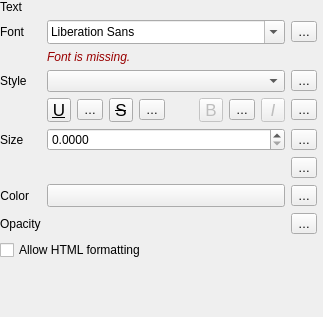
                    <widget class="QWidget" name="scrollAreaWidgetContents">
                     <property name="geometry">
                      <rect>
                       <x>0</x>
                       <y>0</y>
                       <width>323</width>
                       <height>317</height>
                      </rect>
                     </property>
                     <layout class="QVBoxLayout" name="verticalLayout_2" stretch="0,1">
                      <property name="leftMargin">
                       <number>0</number>
                      </property>
                      <property name="topMargin">
                       <number>0</number>
                      </property>
                      <property name="rightMargin">
                       <number>6</number>
                      </property>
                      <property name="bottomMargin">
                       <number>0</number>
                      </property>
                      <item>
                       <widget class="QFrame" name="mFontStyleGroupBox">
                        <property name="sizePolicy">
                         <sizepolicy hsizetype="Preferred" vsizetype="Maximum">
                          <horstretch>0</horstretch>
                          <verstretch>0</verstretch>
                         </sizepolicy>
                        </property>
                        <property name="maximumSize">
                         <size>
                          <width>16777215</width>
                          <height>16777215</height>
                         </size>
                        </property>
                        <layout class="QGridLayout" name="gridLayout_6">
                         <property name="leftMargin">
                          <number>0</number>
                         </property>
                         <property name="topMargin">
                          <number>0</number>
                         </property>
                         <property name="rightMargin">
                          <number>0</number>
                         </property>
                         <property name="bottomMargin">
                          <number>0</number>
                         </property>
                         <item row="8" column="2">
                          <widget class="QgsPropertyOverrideButton" name="mFontOpacityDDBtn">
                           <property name="text">
                            <string>…</string>
                           </property>
                          </widget>
                         </item>
                         <item row="5" column="0">
                          <widget class="QLabel" name="mFontSizeLabel">
                           <property name="sizePolicy">
                            <sizepolicy hsizetype="Maximum" vsizetype="Preferred">
                             <horstretch>0</horstretch>
                             <verstretch>0</verstretch>
                            </sizepolicy>
                           </property>
                           <property name="text">
                            <string>Size</string>
                           </property>
                          </widget>
                         </item>
                         <item row="5" column="2">
                          <widget class="QgsPropertyOverrideButton" name="mFontSizeDDBtn">
                           <property name="text">
                            <string>…</string>
                           </property>
                          </widget>
                         </item>
                         <item row="1" column="0">
                          <widget class="QLabel" name="mFontLabel">
                           <property name="sizePolicy">
                            <sizepolicy hsizetype="Preferred" vsizetype="Preferred">
                             <horstretch>0</horstretch>
                             <verstretch>0</verstretch>
                            </sizepolicy>
                           </property>
                           <property name="text">
                            <string>Font</string>
                           </property>
                           <property name="alignment">
                            <set>Qt::AlignLeading|Qt::AlignLeft|Qt::AlignVCenter</set>
                           </property>
                          </widget>
                         </item>
                         <item row="2" column="1">
                          <widget class="QFrame" name="mFontFamilyFrame">
                           <layout class="QHBoxLayout" name="horizontalLayout_5">
                            <property name="leftMargin">
                             <number>0</number>
                            </property>
                            <property name="topMargin">
                             <number>0</number>
                            </property>
                            <property name="rightMargin">
                             <number>0</number>
                            </property>
                            <property name="bottomMargin">
                             <number>0</number>
                            </property>
                            <item>
                             <widget class="QLabel" name="mFontMissingLabel">
                              <property name="sizePolicy">
                               <sizepolicy hsizetype="Expanding" vsizetype="Preferred">
                                <horstretch>0</horstretch>
                                <verstretch>0</verstretch>
                               </sizepolicy>
                              </property>
                              <property name="styleSheet">
                               <string notr="true">color: #990000;
font-style: italic;</string>
                              </property>
                              <property name="text">
                               <string>Font is missing.</string>
                              </property>
                              <property name="alignment">
                               <set>Qt::AlignLeading|Qt::AlignLeft|Qt::AlignVCenter</set>
                              </property>
                             </widget>
                            </item>
                           </layout>
                          </widget>
                         </item>
                         <item row="7" column="1">
                          <widget class="QgsColorButton" name="btnTextColor">
                           <property name="sizePolicy">
                            <sizepolicy hsizetype="Expanding" vsizetype="Fixed">
                             <horstretch>0</horstretch>
                             <verstretch>0</verstretch>
                            </sizepolicy>
                           </property>
                           <property name="maximumSize">
                            <size>
                             <width>16777215</width>
                             <height>16777215</height>
                            </size>
                           </property>
                          </widget>
                         </item>
                         <item row="4" column="1">
                          <layout class="QHBoxLayout" name="horizontalLayout_13">
                           <item>
                            <widget class="QToolButton" name="mFontUnderlineBtn">
                             <property name="enabled">
                              <bool>true</bool>
                             </property>
                             <property name="minimumSize">
                              <size>
                               <width>24</width>
                               <height>24</height>
                              </size>
                             </property>
                             <property name="maximumSize">
                              <size>
                               <width>24</width>
                               <height>24</height>
                              </size>
                             </property>
                             <property name="font">
                              <font>
                               <pointsize>13</pointsize>
                               <underline>true</underline>
                              </font>
                             </property>
                             <property name="toolTip">
                              <string>Underlined text</string>
                             </property>
                             <property name="text">
                              <string>U</string>
                             </property>
                             <property name="checkable">
                              <bool>true</bool>
                             </property>
                            </widget>
                           </item>
                           <item>
                            <widget class="QgsPropertyOverrideButton" name="mFontUnderlineDDBtn">
                             <property name="text">
                              <string>…</string>
                             </property>
                            </widget>
                           </item>
                           <item>
                            <widget class="QToolButton" name="mFontStrikethroughBtn">
                             <property name="enabled">
                              <bool>true</bool>
                             </property>
                             <property name="minimumSize">
                              <size>
                               <width>24</width>
                               <height>24</height>
                              </size>
                             </property>
                             <property name="maximumSize">
                              <size>
                               <width>24</width>
                               <height>24</height>
                              </size>
                             </property>
                             <property name="font">
                              <font>
                               <pointsize>13</pointsize>
                               <strikeout>true</strikeout>
                              </font>
                             </property>
                             <property name="toolTip">
                              <string>Strikeout text</string>
                             </property>
                             <property name="text">
                              <string>S</string>
                             </property>
                             <property name="checkable">
                              <bool>true</bool>
                             </property>
                            </widget>
                           </item>
                           <item>
                            <widget class="QgsPropertyOverrideButton" name="mFontStrikeoutDDBtn">
                             <property name="text">
                              <string>…</string>
                             </property>
                            </widget>
                           </item>
                           <item>
                            <spacer name="horizontalSpacer_11">
                             <property name="orientation">
                              <enum>Qt::Horizontal</enum>
                             </property>
                             <property name="sizeHint" stdset="0">
                              <size>
                               <width>0</width>
                               <height>20</height>
                              </size>
                             </property>
                            </spacer>
                           </item>
                           <item>
                            <widget class="QToolButton" name="mFontBoldBtn">
                             <property name="enabled">
                              <bool>false</bool>
                             </property>
                             <property name="minimumSize">
                              <size>
                               <width>24</width>
                               <height>24</height>
                              </size>
                             </property>
                             <property name="maximumSize">
                              <size>
                               <width>24</width>
                               <height>24</height>
                              </size>
                             </property>
                             <property name="font">
                              <font>
                               <pointsize>13</pointsize>
                              </font>
                             </property>
                             <property name="toolTip">
                              <string>Bold text
(data defined only, overrides Style)</string>
                             </property>
                             <property name="text">
                              <string>B</string>
                             </property>
                             <property name="checkable">
                              <bool>true</bool>
                             </property>
                            </widget>
                           </item>
                           <item>
                            <widget class="QgsPropertyOverrideButton" name="mFontBoldDDBtn">
                             <property name="text">
                              <string>…</string>
                             </property>
                            </widget>
                           </item>
                           <item>
                            <widget class="QToolButton" name="mFontItalicBtn">
                             <property name="enabled">
                              <bool>false</bool>
                             </property>
                             <property name="minimumSize">
                              <size>
                               <width>24</width>
                               <height>24</height>
                              </size>
                             </property>
                             <property name="maximumSize">
                              <size>
                               <width>24</width>
                               <height>24</height>
                              </size>
                             </property>
                             <property name="font">
                              <font>
                               <pointsize>13</pointsize>
                               <italic>true</italic>
                              </font>
                             </property>
                             <property name="toolTip">
                              <string>Italic text
(data defined only, overrides Style)</string>
                             </property>
                             <property name="text">
                              <string>I</string>
                             </property>
                             <property name="checkable">
                              <bool>true</bool>
                             </property>
                            </widget>
                           </item>
                          </layout>
                         </item>
                         <item row="3" column="1">
                          <widget class="QComboBox" name="mFontStyleComboBox">
                           <property name="sizePolicy">
                            <sizepolicy hsizetype="Expanding" vsizetype="Fixed">
                             <horstretch>0</horstretch>
                             <verstretch>0</verstretch>
                            </sizepolicy>
                           </property>
                           <property name="minimumSize">
                            <size>
                             <width>0</width>
                             <height>0</height>
                            </size>
                           </property>
                           <property name="maximumSize">
                            <size>
                             <width>16777215</width>
                             <height>16777215</height>
                            </size>
                           </property>
                           <property name="toolTip">
                            <string>Available typeface styles</string>
                           </property>
                           <property name="sizeAdjustPolicy">
                            <enum>QComboBox::AdjustToContentsOnFirstShow</enum>
                           </property>
                          </widget>
                         </item>
                         <item row="8" column="0">
                          <widget class="QLabel" name="mFontTranspLabel">
                           <property name="enabled">
                            <bool>true</bool>
                           </property>
                           <property name="text">
                            <string>Opacity</string>
                           </property>
                          </widget>
                         </item>
                         <item row="1" column="2">
                          <widget class="QgsPropertyOverrideButton" name="mFontDDBtn">
                           <property name="text">
                            <string>…</string>
                           </property>
                          </widget>
                         </item>
                         <item row="13" column="1">
                          <widget class="QFrame" name="frame">
                           <property name="sizePolicy">
                            <sizepolicy hsizetype="Preferred" vsizetype="Maximum">
                             <horstretch>0</horstretch>
                             <verstretch>0</verstretch>
                            </sizepolicy>
                           </property>
                           <layout class="QHBoxLayout" name="horizontalLayout_23">
                            <property name="leftMargin">
                             <number>0</number>
                            </property>
                            <property name="topMargin">
                             <number>0</number>
                            </property>
                            <property name="rightMargin">
                             <number>0</number>
                            </property>
                            <property name="bottomMargin">
                             <number>0</number>
                            </property>
                           </layout>
                          </widget>
                         </item>
                         <item row="12" column="0" colspan="3">
                          <widget class="QCheckBox" name="mHtmlFormattingCheckBox">
                           <property name="toolTip">
                            <string>If enabled, a subset of HTML formatting tags can be used to style text</string>
                           </property>
                           <property name="text">
                            <string>Allow HTML formatting</string>
                           </property>
                          </widget>
                         </item>
                         <item row="3" column="2">
                          <widget class="QgsPropertyOverrideButton" name="mFontStyleDDBtn">
                           <property name="text">
                            <string>…</string>
                           </property>
                          </widget>
                         </item>
                         <item row="6" column="2">
                          <widget class="QgsPropertyOverrideButton" name="mFontUnitsDDBtn">
                           <property name="text">
                            <string>…</string>
                           </property>
                          </widget>
                         </item>
                         <item row="7" column="0">
                          <widget class="QLabel" name="mFontColorLabel">
                           <property name="sizePolicy">
                            <sizepolicy hsizetype="Maximum" vsizetype="Preferred">
                             <horstretch>0</horstretch>
                             <verstretch>0</verstretch>
                            </sizepolicy>
                           </property>
                           <property name="text">
                            <string>Color</string>
                           </property>
                           <property name="alignment">
                            <set>Qt::AlignRight|Qt::AlignTrailing|Qt::AlignVCenter</set>
                           </property>
                          </widget>
                         </item>
                         <item row="0" column="0">
                          <widget class="QLabel" name="mFontLabel_2">
                           <property name="sizePolicy">
                            <sizepolicy hsizetype="Preferred" vsizetype="Preferred">
                             <horstretch>0</horstretch>
                             <verstretch>0</verstretch>
                            </sizepolicy>
                           </property>
                           <property name="text">
                            <string>Text</string>
                           </property>
                           <property name="alignment">
                            <set>Qt::AlignLeading|Qt::AlignLeft|Qt::AlignVCenter</set>
                           </property>
                          </widget>
                         </item>
                         <item row="3" column="0">
                          <widget class="QLabel" name="mFontStyleLabel">
                           <property name="sizePolicy">
                            <sizepolicy hsizetype="Maximum" vsizetype="Preferred">
                             <horstretch>0</horstretch>
                             <verstretch>0</verstretch>
                            </sizepolicy>
                           </property>
                           <property name="text">
                            <string>Style</string>
                           </property>
                          </widget>
                         </item>
                         <item row="6" column="1">
                          <widget class="QgsUnitSelectionWidget" name="mFontSizeUnitWidget" native="true">
                           <property name="focusPolicy">
                            <enum>Qt::StrongFocus</enum>
                           </property>
                          </widget>
                         </item>
                         <item row="1" column="1">
                          <widget class="QFontComboBox" name="mFontFamilyCmbBx">
                           <property name="sizeAdjustPolicy">
                            <enum>QComboBox::AdjustToMinimumContentsLengthWithIcon</enum>
                           </property>
                           <property name="minimumContentsLength">
                            <number>8</number>
                           </property>
                          </widget>
                         </item>
                         <item row="7" column="2">
                          <widget class="QgsPropertyOverrideButton" name="mFontColorDDBtn">
                           <property name="text">
                            <string>…</string>
                           </property>
                          </widget>
                         </item>
                         <item row="5" column="1">
                          <widget class="QgsDoubleSpinBox" name="mFontSizeSpinBox">
                           <property name="sizePolicy">
                            <sizepolicy hsizetype="Expanding" vsizetype="Fixed">
                             <horstretch>0</horstretch>
                             <verstretch>0</verstretch>
                            </sizepolicy>
                           </property>
                           <property name="minimumSize">
                            <size>
                             <width>0</width>
                             <height>0</height>
                            </size>
                           </property>
                           <property name="decimals">
                            <number>4</number>
                           </property>
                           <property name="maximum">
                            <double>999999999.000000000000000</double>
                           </property>
                           <property name="showClearButton" stdset="0">
                            <bool>false</bool>
                           </property>
                          </widget>
                         </item>
                         <item row="8" column="1">
                          <widget class="QgsOpacityWidget" name="mTextOpacityWidget" native="true">
                           <property name="focusPolicy">
                            <enum>Qt::StrongFocus</enum>
                           </property>
                          </widget>
                         </item>
                         <item row="4" column="2">
                          <widget class="QgsPropertyOverrideButton" name="mFontItalicDDBtn">
                           <property name="text">
                            <string>…</string>
                           </property>
                          </widget>
                         </item>
                        </layout>
                       </widget>
                      </item>
                      <item>
                       <widget class="QgsStyleItemsListWidget" name="mTextFormatsListWidget" native="true"/>
                      </item>
                     </layout>
                    </widget>
